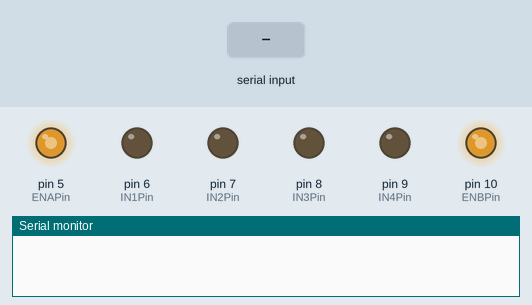
Bench run of a sketch on a simulated Arduino Uno, built with avr-gcc and run on an emulated ATmega328P. Parts: output pins drawn as LEDs (lit = HIGH), the last lines printed to the serial monitor. The inputs (shaded band) are chosen by the test bench.

Above: at 1.2 s.
1.3 s: "s" received over Serial
At 2.5 s:
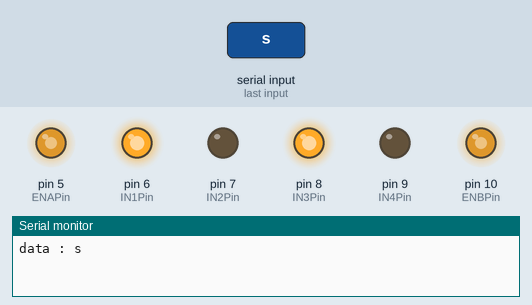
2.8 s: "w" received over Serial
At 3.9 s:
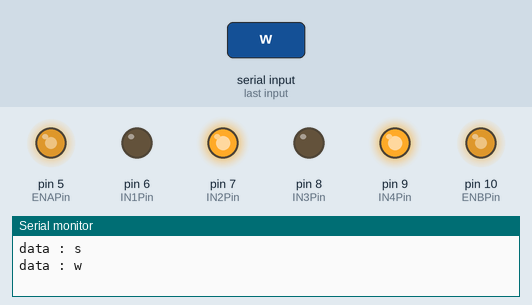
4.3 s: "d" received over Serial
At 5.0 s:
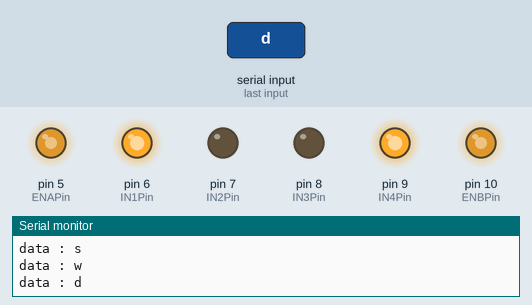
5.8 s: "a" received over Serial
At 6.1 s:
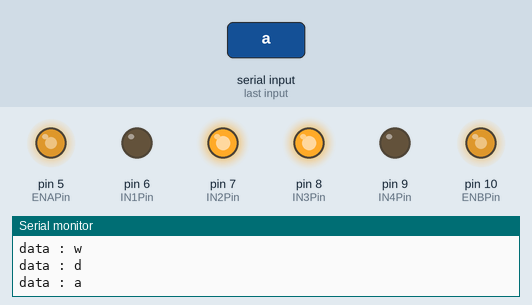
7.3 s: "x" received over Serial
At 8.5 s:
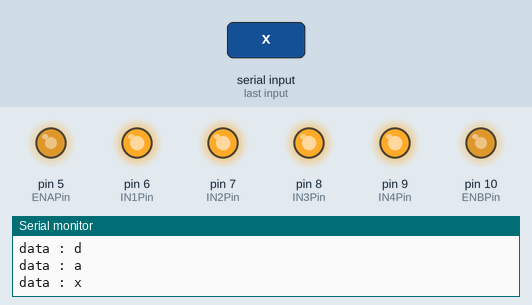
Timing chart, 0 to 9.8 s (numbered marks = the images above; inputs shaded):
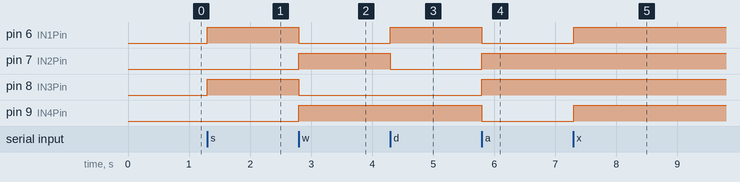

Measured:
- after the input at 1.3 s, pin 6 (IN1Pin), pin 8 (IN3Pin): LOW → HIGH at once
- after the input at 2.8 s, pin 6 (IN1Pin), pin 8 (IN3Pin): HIGH → LOW at once; pin 7 (IN2Pin), pin 9 (IN4Pin): LOW → HIGH at once
- after the input at 4.3 s, pin 6 (IN1Pin): LOW → HIGH at once; pin 7 (IN2Pin): HIGH → LOW at once
- after the input at 5.8 s, pin 6 (IN1Pin), pin 9 (IN4Pin): HIGH → LOW at once; pin 7 (IN2Pin), pin 8 (IN3Pin): LOW → HIGH at once
- after the input at 7.3 s, pin 6 (IN1Pin), pin 9 (IN4Pin): LOW → HIGH at once

The sketch:

unocar.ino
```cpp
int IN1Pin = 6;
int IN2Pin = 7;
int IN3Pin = 8;
int IN4Pin = 9;
int ENAPin = 5;
int ENBPin = 10;
int SPEED = 180;
void setup() {
  Serial.begin(9600);
  pinMode(IN1Pin, OUTPUT);
  pinMode(IN2Pin, OUTPUT);
  pinMode(IN3Pin, OUTPUT);
  pinMode(IN4Pin, OUTPUT);
  analogWrite(ENAPin, SPEED);
  analogWrite(ENBPin, SPEED);
}
void loop()
{
   if(Serial.available())  //시리얼모니터에서 데이터가 들어오면
  {
    char in_data;         // 입력된 데이터 저장을 위한 변수
    in_data = Serial.read();  //입력된 데이터 in_data에 저장
     Serial.print("data : ");
     Serial.println(in_data);
     /* 후진 */
     if(in_data == 's')
     {
     digitalWrite(IN1Pin, HIGH);
     digitalWrite(IN2Pin, LOW);
     digitalWrite(IN3Pin, HIGH);
     digitalWrite(IN4Pin, LOW);
     delay(1000);
     }
     /* 전진 */
     else if(in_data == 'w')
     {
     digitalWrite(IN1Pin, LOW);
     digitalWrite(IN2Pin, HIGH);
     digitalWrite(IN3Pin, LOW);
     digitalWrite(IN4Pin, HIGH);
     delay(1000);
     }
     /* 우회전 */
     else if(in_data == 'd')
     {
     digitalWrite(IN1Pin, HIGH);
     digitalWrite(IN2Pin, LOW);
     digitalWrite(IN3Pin, LOW);
     digitalWrite(IN4Pin, HIGH);
     }
     /* 좌회전 */
     else if(in_data == 'a')
     {
     digitalWrite(IN1Pin, LOW);
     digitalWrite(IN2Pin, HIGH);
     digitalWrite(IN3Pin, HIGH);
     digitalWrite(IN4Pin, LOW);
     }
     /* 정지 */
     else if(in_data == 'x')
     {
     digitalWrite(IN1Pin, HIGH);
     digitalWrite(IN2Pin, HIGH);
     digitalWrite(IN3Pin, HIGH);
     digitalWrite(IN4Pin, HIGH);
     }
  }
}
```
